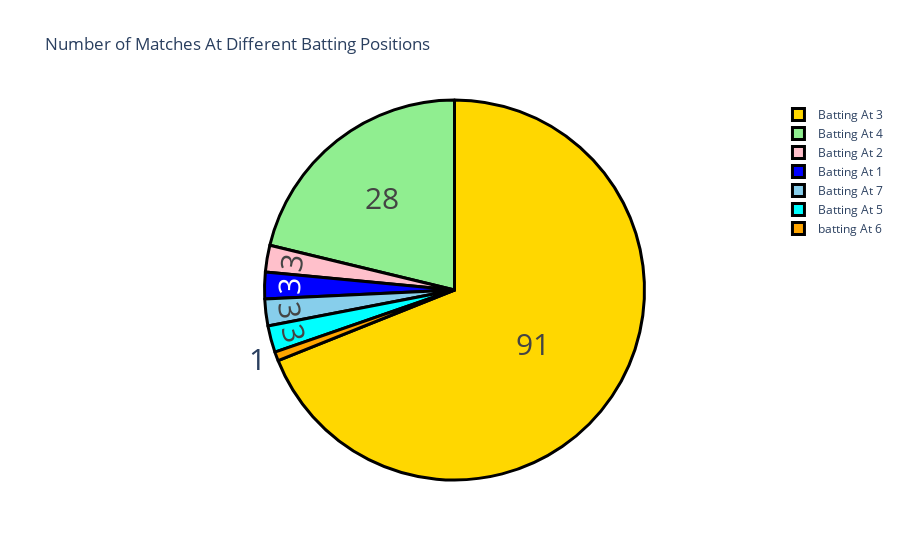

Source (notebook cell):
### Markdown cell above
# Number of matches at different Batting Positions

### Code cell
data["Pos"] = data["Pos"].map({3.0: "Batting At 3", 4.0: "Batting At 4", 2.0: "Batting At 2", 
                               1.0: "Batting At 1", 7.0:"Batting At 7", 5.0:"Batting At 5", 
                               6.0: "batting At 6"})

Pos = data["Pos"].value_counts()
label = Pos.index
counts = Pos.values
colors = ['gold','lightgreen', "pink", "blue", "skyblue", "cyan", "orange"] #Specified colors

fig = go.Figure(data=[go.Pie(labels=label, values=counts)])
fig.update_layout(title_text='Number of Matches At Different Batting Positions') #Title provided
fig.update_traces(hoverinfo='label+percent', textinfo='value', textfont_size=30,
                  marker=dict(colors=colors, line=dict(color='black', width=3))) #Added the feature that shows percentage when we hover over the chart
fig.show()

### Figure 1 — Plotly figure (JSON) as saved in the notebook; plotly's stock layout.template omitted (floating-point values rounded to 4 significant figures)
{"data": [{"hoverinfo": "label+percent", "labels": ["Batting At 3", "Batting At 4", "Batting At 2", "Batting At 1", "Batting At 7", "Batting At 5", "batting At 6"], "marker": {"colors": ["gold", "lightgreen", "pink", "blue", "skyblue", "cyan", "orange"], "line": {"color": "black", "width": 3}}, "textfont": {"size": 30}, "textinfo": "value", "type": "pie", "values": [91, 28, 3, 3, 3, 3, 1]}], "layout": {"autosize": true, "title": {"text": "Number of Matches At Different Batting Positions"}}}
